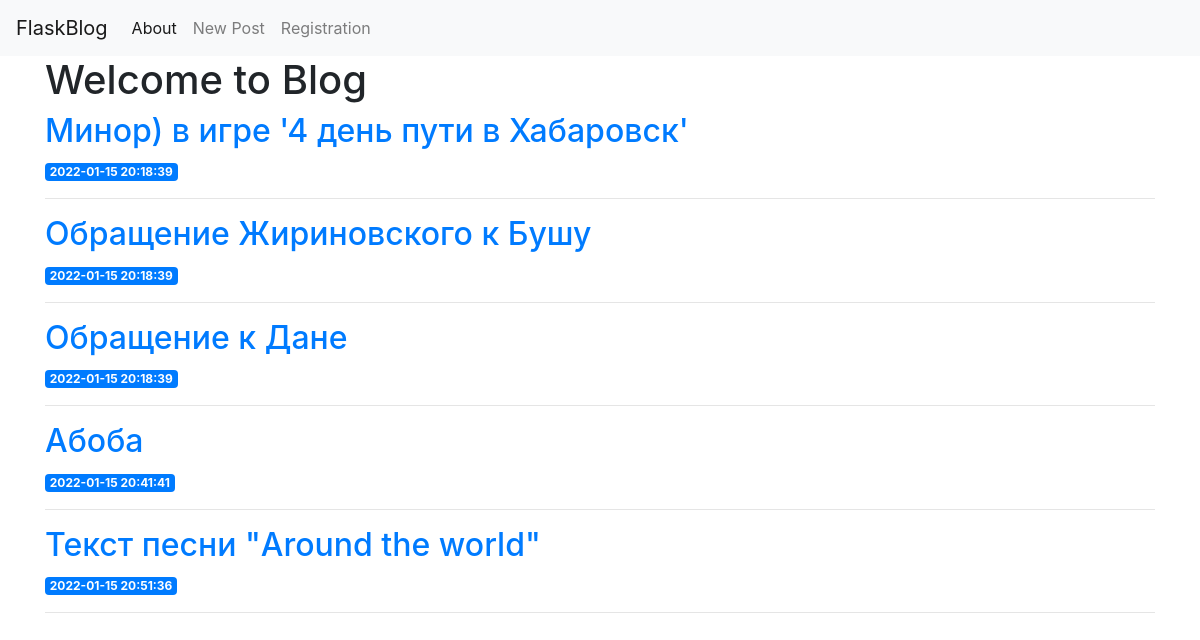
The page / on the database its author committed.
### app/models.py (models this page shows)
class Post(db.Model):
    __tablename__ = 'posts'
    id = db.Column(db.Integer(), primary_key=True)
    created = db.Column(db.DateTime(), default= datetime.utcnow())
    title= db.Column(db.Text(), nullable=False)
    content = db.Column(db.Text(), nullable=False)

### app/views.py (the view)
@app.route('/')
def draw_main_page():
    posts= get_all_posts()
    return render_template('index.html', posts = posts)

### app/alchemy_repositories.py (called while the page is built)
def get_all_posts():
    return Post.query.all()

### app/templates/index.html
{%  extends 'base.html' %}
{% block content %}
    <h1> {% block title %} Welcome to Blog {% endblock %}</h1>
    {% for post in posts %}
        <a href="{{ url_for('post', post_id=post['id']) }}">
            <h2>{{ post['title'] }}</h2>
        </a>
        <span class="badge badge-primary">{{ post['created'] }}</span>
        <hr>
    {% endfor %}
{% endblock %}

### app/templates/base.html (shortened to what this page needs)
<!doctype html>
<html lang="en">
  <head>
    <link rel="stylesheet" href="https://stackpath.bootstrapcdn.com/bootstrap/4.3.1/css/bootstrap.min.css">
  </head>
  <body>
    <nav class="navbar navbar-expand-md navbar-light bg-light">
        <a class="navbar-brand" href="{{ url_for('draw_main_page')}}">FlaskBlog</a>
        <div class="collapse navbar-collapse" id="navbarNav">
            <ul class="navbar-nav">
            <li class="nav-item active">
                <a class="nav-link" href="/about">About</a>
            </li>
                <li class="nav-item">
                    <a class="nav-link" href="{{url_for('create')}}">New Post</a>
            </li>
                <li class="nav-item">
                    <a class="nav-link" href="{{url_for('register_user')}}">Registration</a>
            </li>
            </ul>
        </div>
    </nav>
    <div class="container">
        {% block content %} {% endblock %}
    </div>
  </body>
</html>

### rows shown on the page
Post: title "Минор) в игре '4 день пути в Хабаровск'", created "2022-01-15 20:18:39"
Post: title "Обращение Жириновского к Бушу", created "2022-01-15 20:18:39"
Post: title "Обращение к Дане", created "2022-01-15 20:18:39"
Post: title "Абоба", created "2022-01-15 20:41:41"
Post: title "Текст песни \"Around the world\"", created "2022-01-15 20:51:36"
